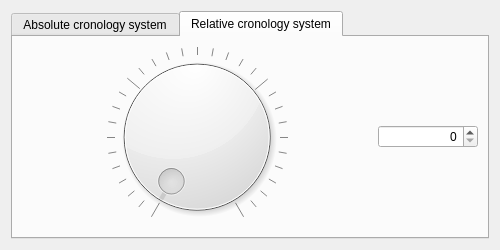
<?xml version="1.0" encoding="UTF-8"?>
<ui version="4.0">
 <class>DialogGisTimeController</class>
 <widget class="QDialog" name="DialogGisTimeController">
  <property name="geometry">
   <rect>
    <x>0</x>
    <y>0</y>
    <width>500</width>
    <height>250</height>
   </rect>
  </property>
  <property name="minimumSize">
   <size>
    <width>400</width>
    <height>156</height>
   </size>
  </property>
  <property name="maximumSize">
   <size>
    <width>500</width>
    <height>250</height>
   </size>
  </property>
  <property name="sizeIncrement">
   <size>
    <width>400</width>
    <height>156</height>
   </size>
  </property>
  <property name="windowTitle">
   <string>pyArchInit Gestione Scavi - Time Controller</string>
  </property>
  <property name="windowIcon">
   <iconset resource="resources.qrc">
    <normaloff>:/images/iconTimeControll.png</normaloff>:/images/iconTimeControll.png</iconset>
  </property>
  <layout class="QGridLayout" name="gridLayout">
   <item row="0" column="0">
    <widget class="QTabWidget" name="tabWidget">
     <property name="currentIndex">
      <number>1</number>
     </property>
     <widget class="QWidget" name="tab">
      <attribute name="title">
       <string>Absolute cronology system</string>
      </attribute>
      <layout class="QGridLayout" name="gridLayout_2">
       <item row="0" column="0" colspan="5">
        <widget class="QTextEdit" name="textEdit">
         <property name="enabled">
          <bool>false</bool>
         </property>
         <property name="styleSheet">
          <string notr="true">background-color: rgb(255, 255, 255);</string>
         </property>
         <property name="html">
          <string>&lt;!DOCTYPE HTML PUBLIC &quot;-//W3C//DTD HTML 4.0//EN&quot; &quot;http://www.w3.org/TR/REC-html40/strict.dtd&quot;&gt;
&lt;html&gt;&lt;head&gt;&lt;meta name=&quot;qrichtext&quot; content=&quot;1&quot; /&gt;&lt;style type=&quot;text/css&quot;&gt;
p, li { white-space: pre-wrap; }
&lt;/style&gt;&lt;/head&gt;&lt;body style=&quot; font-family:'MS Shell Dlg 2'; font-size:8.25pt; font-weight:400; font-style:normal;&quot;&gt;
&lt;p align=&quot;justify&quot; style=&quot; margin-top:0px; margin-bottom:0px; margin-left:0px; margin-right:0px; -qt-block-indent:0; text-indent:0px;&quot;&gt;&lt;span style=&quot; font-size:9pt; font-weight:600;&quot;&gt;Per funzionare il sistema di ricerca per cronologie assolute richiede la creazione dei periodi di scavo nella scheda Periodizzazione. La cronologia assoluta qui utilizzata viene riferita ai termini &amp;quot;avanti Cristo&amp;quot; e &amp;quot;dopo Cristo&amp;quot;. Per settare valori avanti Cristo utilizzare il segno &amp;quot;-&amp;quot; davanti all'anno (ex: 268 a.C. = -268). Per settare valori dopo Cristo utilizzare non e' necessario utilizzare alcun segno (1400 d.C. = 1440).&lt;/span&gt;&lt;/p&gt;
&lt;p align=&quot;justify&quot; style=&quot;-qt-paragraph-type:empty; margin-top:0px; margin-bottom:0px; margin-left:0px; margin-right:0px; -qt-block-indent:0; text-indent:0px; font-size:9pt; font-weight:600;&quot;&gt;&lt;/p&gt;&lt;/body&gt;&lt;/html&gt;</string>
         </property>
        </widget>
       </item>
       <item row="1" column="0" colspan="5">
        <widget class="QLabel" name="label_2">
         <property name="text">
          <string>Visualizza l'intervallo di tempo compreso tra l'anno:</string>
         </property>
        </widget>
       </item>
       <item row="2" column="0">
        <widget class="QLabel" name="label">
         <property name="text">
          <string>Cronologia iniziale</string>
         </property>
        </widget>
       </item>
       <item row="2" column="1">
        <widget class="QSpinBox" name="spinBox_cron_iniz">
         <property name="minimum">
          <number>-4000000</number>
         </property>
         <property name="maximum">
          <number>2010</number>
         </property>
         <property name="singleStep">
          <number>250</number>
         </property>
        </widget>
       </item>
       <item row="2" column="2">
        <widget class="QLabel" name="label_4">
         <property name="text">
          <string>e l'anno</string>
         </property>
        </widget>
       </item>
       <item row="2" column="3">
        <widget class="QLabel" name="label_3">
         <property name="text">
          <string>Cronologia finale</string>
         </property>
        </widget>
       </item>
       <item row="2" column="4">
        <widget class="QSpinBox" name="spinBox_cron_fin">
         <property name="minimum">
          <number>-4000000</number>
         </property>
         <property name="maximum">
          <number>2010</number>
         </property>
         <property name="singleStep">
          <number>250</number>
         </property>
        </widget>
       </item>
       <item row="3" column="0" colspan="5">
        <widget class="QPushButton" name="pushButton_visualize">
         <property name="minimumSize">
          <size>
           <width>100</width>
           <height>25</height>
          </size>
         </property>
         <property name="toolTip">
          <string>Prev rec</string>
         </property>
         <property name="text">
          <string>Visualizza</string>
         </property>
        </widget>
       </item>
      </layout>
     </widget>
     <widget class="QWidget" name="tab_2">
      <attribute name="title">
       <string>Relative cronology system</string>
      </attribute>
      <layout class="QHBoxLayout" name="horizontalLayout">
       <item>
        <widget class="QDial" name="dial_relative_cronology">
         <property name="maximum">
          <number>30</number>
         </property>
         <property name="notchesVisible">
          <bool>true</bool>
         </property>
        </widget>
       </item>
       <item>
        <widget class="QSpinBox" name="spinBox_relative_cronology">
         <property name="maximumSize">
          <size>
           <width>100</width>
           <height>16777215</height>
          </size>
         </property>
         <property name="alignment">
          <set>Qt::AlignRight|Qt::AlignTrailing|Qt::AlignVCenter</set>
         </property>
         <property name="accelerated">
          <bool>false</bool>
         </property>
         <property name="minimum">
          <number>0</number>
         </property>
         <property name="maximum">
          <number>1000</number>
         </property>
         <property name="value">
          <number>0</number>
         </property>
        </widget>
       </item>
      </layout>
     </widget>
    </widget>
   </item>
  </layout>
 </widget>
 <resources>
  <include location="resources.qrc"/>
 </resources>
 <connections/>
</ui>
